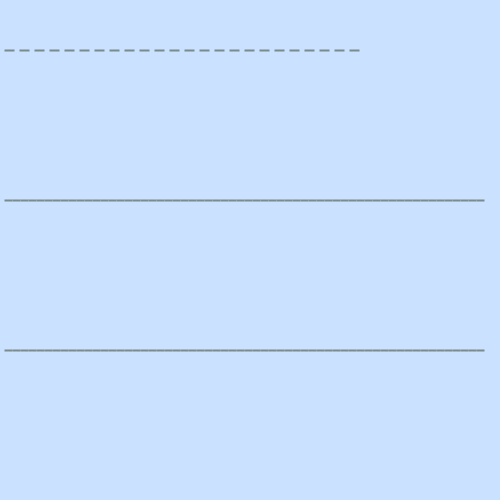
Frame 1 (no input)
Frame 60 (the mouse pressed at the canvas centre just before this capture): identical to frame 1, image omitted
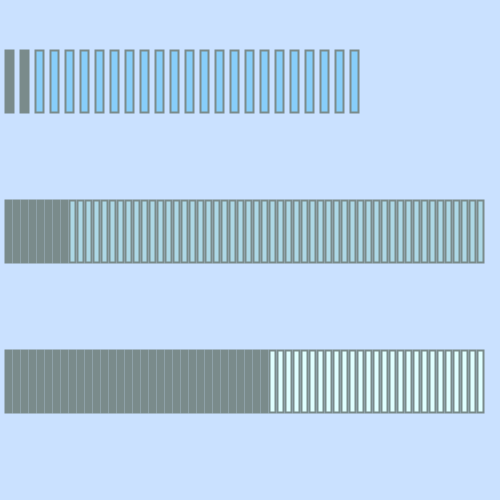
Frame 120 (the mouse held since frame 60 and released just before this capture)

The Processing sketch that drew these frames (run headless with seeded random() and noise(); from frame 60 on, the mouse is pressed at the canvas centre):

// Processing sketch: processing_143702
// ── processing_143702.pde

float abstand_x, abstand_y, step, sz; //Abstand
color sekleer, sekvoll, minleer, minvoll, stleer, stvoll,hintergrund;
void setup() {
  size(500, 500);
  smooth();
  frameRate(25);
  abstand_x = 5; //Abstand nach links
  abstand_y = 25;//Durchschuss
  sz = 20;
  strokeWeight(2);
  sekleer=#7A8B8B;
  sekvoll=#E0FFFF;
  minleer=#7A8B8B;
  minvoll=#ADD8E6;
  stleer=#7A8B8B;
  stvoll=#87CEFA;
  hintergrund=#CAE1FF;
}
  
void draw() {
  background(hintergrund);
  int s = second();
  int m = minute();
  int h = hour();
  
  for (int i = -10; i<24; i++)//STUNDEN
  {
  stroke(stleer);
  if (i < h)
  {
  fill(stleer);
  }
  else
  {
  fill(stvoll);
  }
  rect(abstand_x + i*15, 2*abstand_y, sz-12, mouseX/4);
  }
  
  for (int i = 0; i<60; i++)//MINUTEN
  {
    stroke( minleer);
    if (i < m) {
      fill( minleer);
    }
    else {
      fill(minvoll);
    }
    rect(abstand_x + i*8, 8*abstand_y, sz-14, mouseX/4);
  } 
  
  for (int i = 0; i<60; i++) //SEKUNDEN
  {
    stroke(sekleer);
    if (i < s)
    {
      fill(sekleer);
    }
    else {
      fill(sekvoll);
    }
    rect(abstand_x+i*8, 14*abstand_y, sz-14, mouseX/4);
  }
  for (int i=0; i<360; i+=10) 
{ 
}
}
